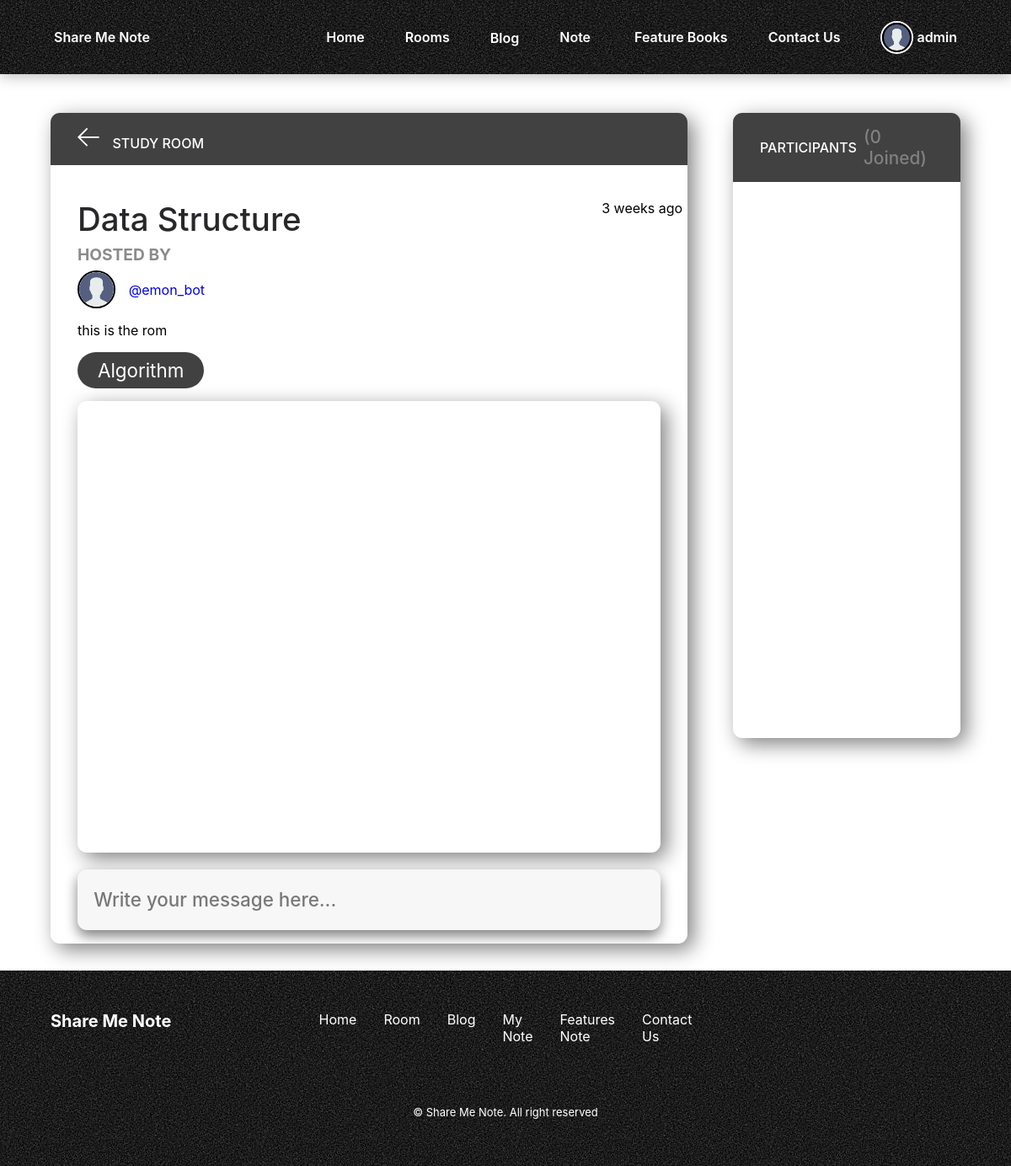
The page /rooms/room/5/ (signed in) on the database as committed earlier.
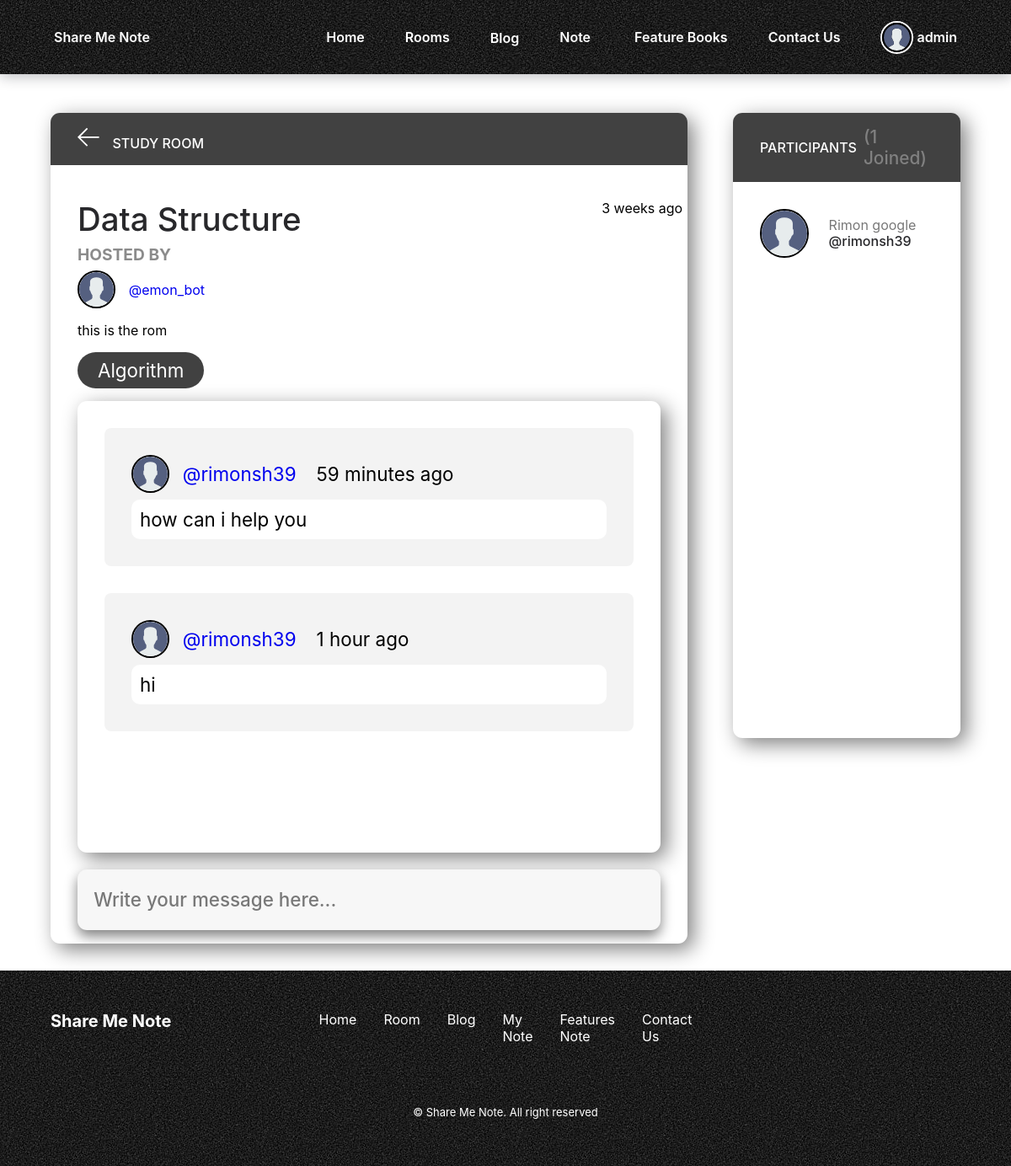
The same page on the database as committed later.
### base/models.py (models this page shows, shortened)
class Message(models.Model):
    user = models.ForeignKey(User, on_delete=models.CASCADE)
    room = models.ForeignKey(Room, on_delete=models.CASCADE)
    body = models.TextField()
    updated = models.DateTimeField(auto_now=True)
    created = models.DateTimeField(auto_now_add=True)
    class Meta:
        ordering = ['-updated', '-created']

class User(AbstractUser):
    name = models.CharField(max_length=200, null=True)
    email = models.EmailField(unique=True, null=True)
    bio = models.TextField(null=True)
    avatar = models.ImageField(null=True, default="avatar.svg")
    USERNAME_FIELD = 'email'
    REQUIRED_FIELDS = []

### base/views.py (the view, shortened to what this page needs)
# urls.py: path('room/<str:pk>/', views.room, name="room"),
@login_required(login_url='login')
def room(request, pk):
    room = Room.objects.get(id=pk)
    room_messages = room.message_set.all()
    participants = room.participants.all()
    context = {'room': room, 'room_messages': room_messages,
               'participants': participants}
    return render(request, 'base/room.html', context)

### base/models.py (called while the page is built)
    def __str__(self):
        return self.name

### base/templates/base/room.html (shortened to what this page needs)
{% extends 'main.html' %} {% block content %}
<main class="profile-page layout roomlayout--2">
  <div class="container">
    <div class="room">
      <div class="room__top">
        <div class="room__topLeft">
          <a href="{% url 'rooms' %}">
            <svg
              version="1.1"
              xmlns="http://www.w3.org/2000/svg"
              width="32"
              height="32"
              viewBox="0 0 32 32"
            >
              <title>arrow-left</title>
              <path
                d="M13.723 2.286l-13.723 13.714 13.719 13.714 1.616-1.611-10.96-10.96h27.625v-2.286h-27.625l10.965-10.965-1.616-1.607z"
              ></path>
            </svg>
          </a>
          <h3>Study Room</h3>
        </div>
      </div>
      <div class="room__box scroll">
        <div class="room__header scroll">
          <div class="room__info">
            <h3>{{room.name}}</h3>
            <span>{{room.created|timesince}} ago</span>
          </div>
          <div class="room__hosted">
            <p>Hosted By</p>
            <a
              href="{% url 'user-profile' room.host.id %}"
              class="room__author"
            >
              <div class="avatar avatar--small">
                <img src="{{room.host.avatar.url}}" />
              </div>
              <span>@{{room.host.username}}</span>
            </a>
          </div>
          <div class="room__details">{{room.description}}</div>
          <span class="room__topics">{{room.topic}}</span>
        </div>
        <div class="room__conversation">
          <div class="threads scroll">
            {% for message in room_messages %}
            <div class="thread">
              <div class="thread__top">
                <div class="thread__author">
                  <a
                    href="{% url 'user-profile' message.user.id %}"
                    class="thread__authorInfo"
                  >
                    <div class="avatar avatar--small">
                      <img src="{{message.user.avatar.url}}" />
                    </div>
                    <span>@{{message.user.username}}</span>
                  </a>
                  <span class="thread__date"
                    >{{message.created|timesince}} ago</span
                  >
                </div>
              </div>
              <div class="thread__details">{{message.body}}</div>
            </div>
            {% endfor %}
          </div>
        </div>
      </div>
      {% if request.user.is_authenticated%}
      <div class="room__message">
        <form action="" method="POST">
          <input name="body" placeholder="Write your message here..." />
        </form>
      </div>
      {% endif %}
    </div>
    <div class="participants">
      <h3 class="participants__top">
        Participants <span>({{participants.count}} Joined)</span>
      </h3>
      <div class="participants__list scroll">
        {% for user in participants %}
        <a href="{%  url 'user-profile' user.id %}" class="participant">
          <div class="avatar avatar--medium">
            <img src="{{user.avatar.url}}" />
          </div>
          <p>
            {{user.name}}
            <span>@{{user.username}}</span>
          </p>
        </a>
        {% endfor %}
      </div>
    </div>
  </div>
</main>
{% endblock content %}

Rows that differ between the two databases and show on the page:
added Message: user.avatar (placeholder picture), user.username "rimonsh39", created "59 minutes", body "how can i help you"
added Message: user.avatar (placeholder picture), user.username "rimonsh39", created "1 hour", body "hi"
now on this page (row edited): User: avatar (placeholder picture), name "Rimon google", username "rimonsh39"
Other text that changed with them:
{{ participants.count }}: "0" → "1"
